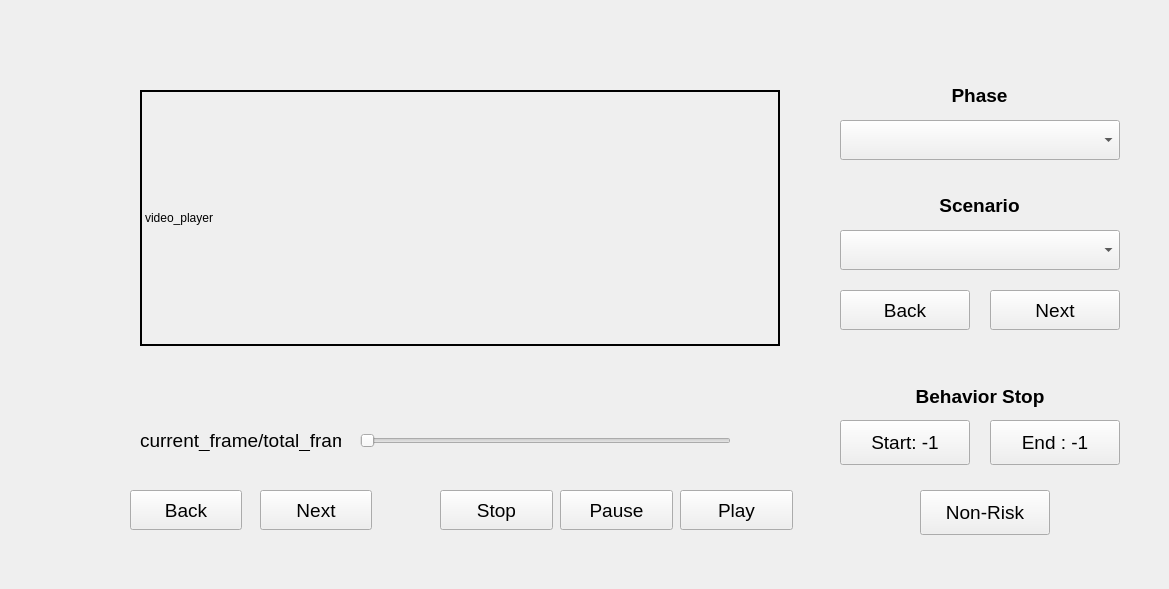
<?xml version="1.0" encoding="UTF-8"?>
<ui version="4.0">
 <class>MainWindow</class>
 <widget class="QMainWindow" name="MainWindow">
  <property name="geometry">
   <rect>
    <x>0</x>
    <y>0</y>
    <width>1169</width>
    <height>589</height>
   </rect>
  </property>
  <property name="windowTitle">
   <string>MainWindow</string>
  </property>
  <widget class="QWidget" name="centralwidget">
   <widget class="QLabel" name="label_videoframe">
    <property name="geometry">
     <rect>
      <x>140</x>
      <y>90</y>
      <width>640</width>
      <height>256</height>
     </rect>
    </property>
    <property name="frameShape">
     <enum>QFrame::WinPanel</enum>
    </property>
    <property name="text">
     <string>video_player</string>
    </property>
   </widget>
   <widget class="QLabel" name="label_framecnt">
    <property name="geometry">
     <rect>
      <x>140</x>
      <y>430</y>
      <width>201</width>
      <height>21</height>
     </rect>
    </property>
    <property name="font">
     <font>
      <pointsize>14</pointsize>
     </font>
    </property>
    <property name="text">
     <string>current_frame/total_frame</string>
    </property>
   </widget>
   <widget class="QPushButton" name="button_play">
    <property name="geometry">
     <rect>
      <x>680</x>
      <y>490</y>
      <width>113</width>
      <height>40</height>
     </rect>
    </property>
    <property name="font">
     <font>
      <pointsize>14</pointsize>
     </font>
    </property>
    <property name="text">
     <string>Play</string>
    </property>
   </widget>
   <widget class="QPushButton" name="button_stop">
    <property name="geometry">
     <rect>
      <x>440</x>
      <y>490</y>
      <width>113</width>
      <height>40</height>
     </rect>
    </property>
    <property name="font">
     <font>
      <pointsize>14</pointsize>
     </font>
    </property>
    <property name="text">
     <string>Stop</string>
    </property>
   </widget>
   <widget class="QPushButton" name="button_pause">
    <property name="geometry">
     <rect>
      <x>560</x>
      <y>490</y>
      <width>113</width>
      <height>40</height>
     </rect>
    </property>
    <property name="font">
     <font>
      <pointsize>14</pointsize>
     </font>
    </property>
    <property name="text">
     <string>Pause</string>
    </property>
   </widget>
   <widget class="QSlider" name="slider_videoframe">
    <property name="geometry">
     <rect>
      <x>360</x>
      <y>430</y>
      <width>371</width>
      <height>22</height>
     </rect>
    </property>
    <property name="orientation">
     <enum>Qt::Horizontal</enum>
    </property>
   </widget>
   <widget class="QPushButton" name="pushButton_back">
    <property name="geometry">
     <rect>
      <x>130</x>
      <y>490</y>
      <width>112</width>
      <height>40</height>
     </rect>
    </property>
    <property name="font">
     <font>
      <pointsize>14</pointsize>
     </font>
    </property>
    <property name="text">
     <string>Back</string>
    </property>
   </widget>
   <widget class="QPushButton" name="pushButton_next">
    <property name="geometry">
     <rect>
      <x>260</x>
      <y>490</y>
      <width>112</width>
      <height>40</height>
     </rect>
    </property>
    <property name="font">
     <font>
      <pointsize>14</pointsize>
     </font>
    </property>
    <property name="text">
     <string>Next</string>
    </property>
   </widget>
   <widget class="QPushButton" name="start_frame_bottom">
    <property name="geometry">
     <rect>
      <x>840</x>
      <y>420</y>
      <width>130</width>
      <height>45</height>
     </rect>
    </property>
    <property name="font">
     <font>
      <pointsize>14</pointsize>
     </font>
    </property>
    <property name="text">
     <string>Start: -1</string>
    </property>
   </widget>
   <widget class="QPushButton" name="end_frame_bottom">
    <property name="geometry">
     <rect>
      <x>990</x>
      <y>420</y>
      <width>130</width>
      <height>45</height>
     </rect>
    </property>
    <property name="font">
     <font>
      <pointsize>14</pointsize>
     </font>
    </property>
    <property name="text">
     <string>End : -1</string>
    </property>
   </widget>
   <widget class="QLabel" name="label_11">
    <property name="geometry">
     <rect>
      <x>840</x>
      <y>380</y>
      <width>280</width>
      <height>33</height>
     </rect>
    </property>
    <property name="font">
     <font>
      <pointsize>14</pointsize>
      <weight>75</weight>
      <bold>true</bold>
     </font>
    </property>
    <property name="text">
     <string>Behavior Stop</string>
    </property>
    <property name="alignment">
     <set>Qt::AlignCenter</set>
    </property>
   </widget>
   <widget class="QComboBox" name="comboBox_phase">
    <property name="geometry">
     <rect>
      <x>840</x>
      <y>120</y>
      <width>280</width>
      <height>40</height>
     </rect>
    </property>
    <property name="font">
     <font>
      <pointsize>14</pointsize>
     </font>
    </property>
   </widget>
   <widget class="QLabel" name="label_8">
    <property name="geometry">
     <rect>
      <x>840</x>
      <y>70</y>
      <width>279</width>
      <height>51</height>
     </rect>
    </property>
    <property name="font">
     <font>
      <pointsize>14</pointsize>
      <weight>75</weight>
      <bold>true</bold>
     </font>
    </property>
    <property name="text">
     <string>Phase</string>
    </property>
    <property name="alignment">
     <set>Qt::AlignCenter</set>
    </property>
   </widget>
   <widget class="QLabel" name="label_9">
    <property name="geometry">
     <rect>
      <x>840</x>
      <y>180</y>
      <width>279</width>
      <height>51</height>
     </rect>
    </property>
    <property name="font">
     <font>
      <pointsize>14</pointsize>
      <weight>75</weight>
      <bold>true</bold>
     </font>
    </property>
    <property name="text">
     <string>Scenario</string>
    </property>
    <property name="alignment">
     <set>Qt::AlignCenter</set>
    </property>
   </widget>
   <widget class="QComboBox" name="comboBox_scenario">
    <property name="geometry">
     <rect>
      <x>840</x>
      <y>230</y>
      <width>280</width>
      <height>40</height>
     </rect>
    </property>
    <property name="baseSize">
     <size>
      <width>0</width>
      <height>0</height>
     </size>
    </property>
    <property name="font">
     <font>
      <pointsize>14</pointsize>
     </font>
    </property>
   </widget>
   <widget class="QPushButton" name="pushButton_back_3">
    <property name="geometry">
     <rect>
      <x>840</x>
      <y>290</y>
      <width>130</width>
      <height>40</height>
     </rect>
    </property>
    <property name="font">
     <font>
      <pointsize>14</pointsize>
     </font>
    </property>
    <property name="text">
     <string>Back</string>
    </property>
   </widget>
   <widget class="QPushButton" name="pushButton_next_3">
    <property name="geometry">
     <rect>
      <x>990</x>
      <y>290</y>
      <width>130</width>
      <height>40</height>
     </rect>
    </property>
    <property name="font">
     <font>
      <pointsize>14</pointsize>
     </font>
    </property>
    <property name="text">
     <string>Next</string>
    </property>
   </widget>
   <widget class="QPushButton" name="save_non_risky_bottom">
    <property name="geometry">
     <rect>
      <x>920</x>
      <y>490</y>
      <width>130</width>
      <height>45</height>
     </rect>
    </property>
    <property name="font">
     <font>
      <pointsize>14</pointsize>
     </font>
    </property>
    <property name="text">
     <string>Non-Risk</string>
    </property>
   </widget>
  </widget>
 </widget>
 <resources/>
 <connections/>
</ui>
